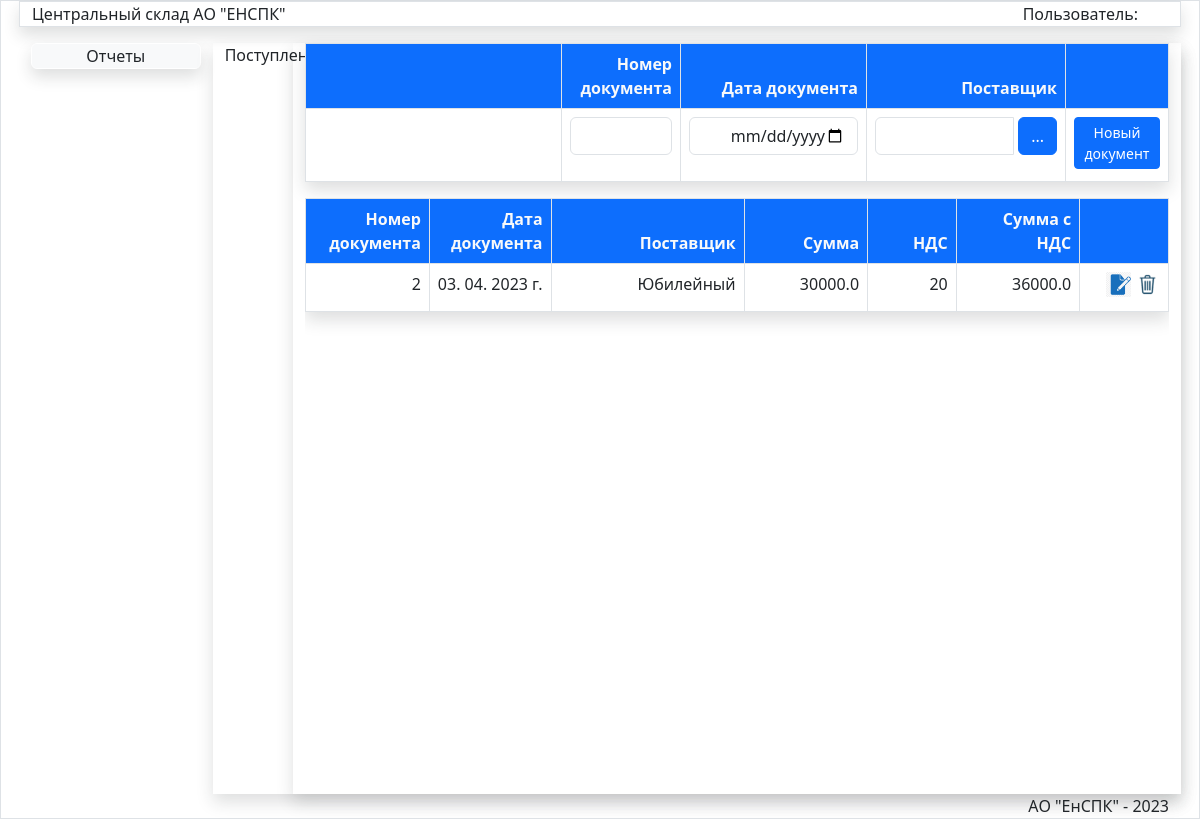
The app's page /JurnalPost/ with its own data.
### store/models.py (models this page shows)
class Jurnal(models.Model):
    oper=models.IntegerField(verbose_name="Код операции")
    nomerdoc=models.CharField(max_length=50,verbose_name='Номер документа')
    datadoc=models.DateTimeField(verbose_name='Дата документа')
    postav=models.ForeignKey(Postav,verbose_name='Поставщик',on_delete=models.PROTECT)
    obct=models.ForeignKey(Obct,verbose_name='Объект',on_delete=models.PROTECT)
    podraz=models.ForeignKey(Podraz,verbose_name='Подразделение',on_delete=models.PROTECT)
    fio=models.ForeignKey(Fio,verbose_name='Подотчет',on_delete=models.PROTECT)
    spis=models.ForeignKey(Spis,blank=True,null=True,verbose_name='Причина списания',on_delete=models.PROTECT)
    summa=models.FloatField(verbose_name='Сумма',default=0)
    nds=models.IntegerField(verbose_name='НДС',default=20)
    summawithnds=models.FloatField(verbose_name='Сумма с НДС',default=0)
    updated_at = models.DateTimeField(auto_now=True, verbose_name='Создан')
    created_at = models.DateTimeField(auto_now_add=True, verbose_name='Обновлен')
    class Meta:
        verbose_name = 'Документ'
        verbose_name_plural = 'Документы'
        ordering = ['-datadoc', ]

class Postav(models.Model):
    title = models.CharField(max_length=150, verbose_name='Наименование компании',unique=True)
    def __str__(self):
        return self.title
    class Meta:
        verbose_name = 'Поставщик'
        verbose_name_plural = 'Поставщики'
        ordering = ['title', ]

### store/views.py (the view, shortened to what this page needs)
# urls.py: path('JurnalPost/',JurnalPost,name='JurnalPost'), #Журнал документов поступление
def JurnalPost(request):
    postav=Postav.objects.all()
    jurnalpost=Jurnal.objects.filter(oper=2).order_by('-created_at')
    obct = Obct.objects.get(pk=180)
    fio = Fio.objects.get(pk=5)
    podraz = Podraz.objects.get(pk=74)
    return render(request,'store/Doc/JurnalPost.html',{'postav':postav,'jurnalpost':jurnalpost,'pic_label':'Поступление','title':'Журнал приходных документов'})

### store/templates/store/Doc/JurnalPost.html (shortened to what this page needs)
{% extends 'store/menu.html' %}
{% load static %}
{% block DataArea %}
<div class="row">
<div class="col-md-1">{{pic_label}}</div>
<div class="col-md-11 mx-auto shadow">
<table class="table shadow table-bordered table-hover">
<thead class="bg-primary text-light">
<tr>
<th style="width:35%"></th>
<th style="width:14%" class="text-end" >Номер документа</th>
<th style="width:14%" class="text-end">Дата документа</th>
<th style="width:25%" class="text-end">Поставщик</th>
<th style="width:12%" class="text-end"></th>
</tr>
</thead>
    <form method="post" id="post-form">
    <tr style="align:middle">
       <td></td>
        <td  class="border text-end" ><input type="text" id="id_nomerdoc" class="form-control" style="text-align:right" required></td>
        <td class="text-end pb-3"> <input type="date" id="id_datadoc" class="form-control" style="text-align:right" required/></td>
   <td  class="border text-end" > <div class="input-group">
   <select name="postav" id="id_postav" class="form-control  " required >
            <option selected></option>
            {% for item in postav %}
            <option value="{{item.id}}">{{item.title}}</option>
            {% endfor %}
       </select>
            <div class=" input-group-button pr-2">
            <button type="button" id="show-contact-modal-button" class="btn btn-primary mr-2" style="margin-left: 5px;" data-bs-toggle="modal" data-bs-target="#ModalPostavPodbor">...</button>
            </div>
       </div>
    </td>
    <td  class="border text-end"> <button type="submit" class="btn  btn-primary btn-sm mb-1 " id="savebtn">Новый документ</button></td>
    </form>
</table>
<div class="scrolltable">
<table class="table shadow table-bordered table-hover">
<thead class="bg-primary text-light">
     <th style="width:14.2%;" class="text-end">Номер документа</th>
<th style="width:14.0%;" class=" text-end" >Дата документа</th>
<th style="width:22.2%;" class=" text-end" >Поставщик</th>
<th style="width:14.2%;" class=" text-end" >Сумма</th>
<th style="width:10.2%;" class=" text-end" >НДС</th>
  <th style="width:14.2%;" class=" text-end" >Сумма с НДС</th>
<th style="width:10.2%;" class=" text-end"></th>
</thead>
    <tbody id="post-doc">
    {% for item in jurnalpost %}
    <tr><td  class="border text-end fixed">{{item.nomerdoc}}</td>
    <td   class="border text-end">{{item.datadoc|date:"d. m. Y г." }}</td>
     <td   class="border text-end">{{item.postav}}</td>
    <td   class="border text-end">{{item.summa}}</td>
    <td   class="border text-end">{{item.nds}}</td>
    <td   class="border text-end">{{item.summawithnds }}</td>
    <td class="text-end align-middle border" ><input data-sid="{{item.pk}}" data-update="{{url_update}}" value="Update" type="image" class="btn-ost-update mr-3" src="{% static '/images/edit2.png' %}" width="25px" >
   <input data-sid="{{item.pk}}" data-del="{{url_delete}}" class="btn-ost-del " value="Delete" type="image" src="{% static '/images/del.png' %}" width="25px"> </td>
    </tr>
    {% endfor %}
    </tbody>
</table>
</div>
</div>
</div>
{% endblock DataArea %}

### store/static/css/my.css (style rules this page uses)
.scrolltable { display:block; overflow-y: auto; height:74.5vh; }

### records on screen
Jurnal: nomerdoc "2", datadoc "03. 04. 2023 г.", postav "Юбилейный", summa "30000.0", nds "20", summawithnds "36000.0"

### other values on screen
{{ pic_label }} "Поступление"
